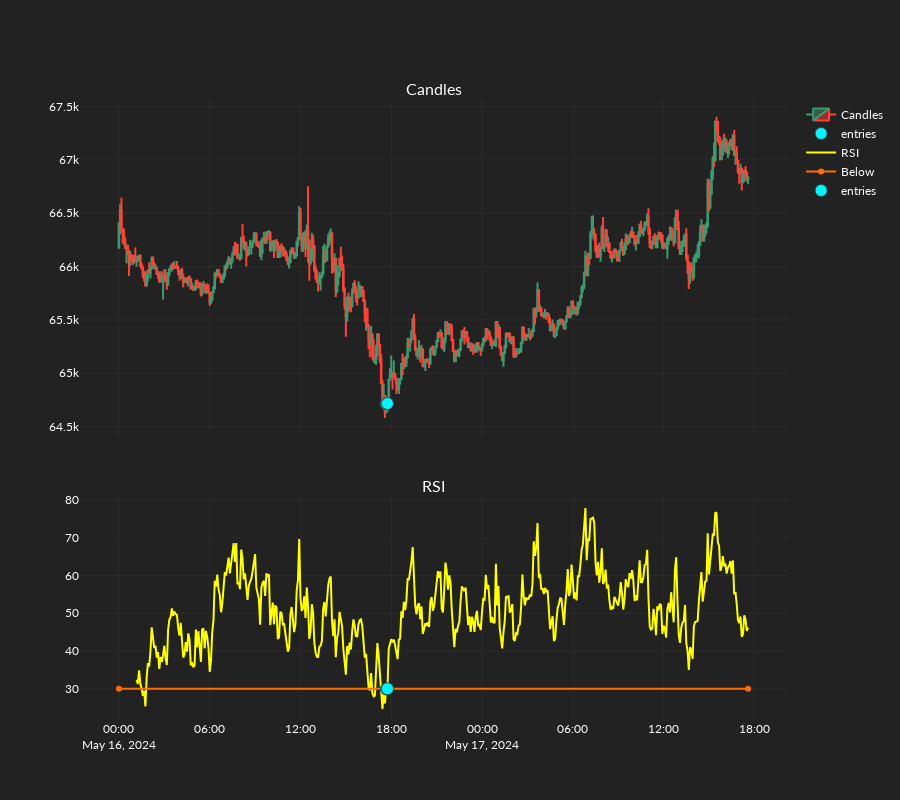

Source (notebook cell):
### Code cell
fig = make_subplots(
    cols=1,
    rows=2,
    shared_xaxes=True,
    subplot_titles=["Candles", "RSI"],
    row_heights=[0.6, 0.4],
    vertical_spacing=0.1,
)

datetimes = candles.candle_open_datetimes
# Candlestick chart for pricing
fig.append_trace(
    Candlestick(
        x=datetimes,
        open=candles.candle_open_prices,
        high=candles.candle_high_prices,
        low=candles.candle_low_prices,
        close=candles.candle_close_prices,
        name="Candles",
    ),
    col=1,
    row=1,
)
fig.append_trace(
    Scatter(
        x=datetimes[signal_indexes],
        y=candles.candle_close_prices[signal_indexes],
        mode="markers",
        name="entries",
        marker=dict(
            size=12,
            symbol="circle",
            color="#00F6FF",
            line=dict(
                width=1,
                color="DarkSlateGrey",
            ),
        ),
    ),
    row=1,
    col=1,
)
fig.append_trace(
    Scatter(
        x=datetimes,
        y=rsi,
        name="RSI",
        line_color="yellow",
    ),
    row=2,
    col=1,
)
fig.append_trace(
    Scatter(
        x=datetimes[[0, -1]],
        y=[30, 30],
        name="Below",
        line_color="#FF6D00",
    ),
    row=2,
    col=1,
)
fig.append_trace(
    Scatter(
        x=datetimes[signal_indexes],
        y=rsi[signal_indexes],
        mode="markers",
        name="entries",
        marker=dict(
            size=12,
            symbol="circle",
            color="#00F6FF",
            line=dict(
                width=1,
                color="DarkSlateGrey",
            ),
        ),
    ),
    row=2,
    col=1,
)
# Update options and show plot
fig.update_layout(height=800, xaxis_rangeslider_visible=False)
fig.show()

### Figure 1 — Plotly figure (JSON) as saved in the notebook; plotly's stock layout.template omitted (floating-point values rounded to 4 significant figures; data arrays with more than 128 entries replaced by an {"elided": "..."} marker saying what was removed)
{"data": [{"close": {"elided": "500 float values"}, "high": {"elided": "500 float values"}, "low": {"elided": "500 float values"}, "name": "Candles", "open": {"elided": "500 float values"}, "type": "candlestick", "x": {"elided": "500 str values"}, "xaxis": "x", "yaxis": "y"}, {"marker": {"color": "#00F6FF", "line": {"color": "DarkSlateGrey", "width": 1}, "size": 12, "symbol": "circle"}, "mode": "markers", "name": "entries", "type": "scatter", "x": ["2024-05-16T17:40:00.000", "2024-05-16T17:45:00.000"], "xaxis": "x", "y": [64715, 64720.0], "yaxis": "y"}, {"line": {"color": "yellow"}, "name": "RSI", "type": "scatter", "x": {"elided": "500 str values"}, "xaxis": "x2", "y": {"elided": "500 float values"}, "yaxis": "y2"}, {"line": {"color": "#FF6D00"}, "name": "Below", "type": "scatter", "x": ["2024-05-16T00:00:00.000", "2024-05-17T17:35:00.000"], "xaxis": "x2", "y": [30, 30], "yaxis": "y2"}, {"marker": {"color": "#00F6FF", "line": {"color": "DarkSlateGrey", "width": 1}, "size": 12, "symbol": "circle"}, "mode": "markers", "name": "entries", "type": "scatter", "x": ["2024-05-16T17:40:00.000", "2024-05-16T17:45:00.000"], "xaxis": "x2", "y": [29.92, 29.99], "yaxis": "y2"}], "layout": {"annotations": [{"font": {"size": 16}, "showarrow": false, "text": "Candles", "x": 0.5, "xanchor": "center", "xref": "paper", "y": 1, "yanchor": "bottom", "yref": "paper"}, {"font": {"size": 16}, "showarrow": false, "text": "RSI", "x": 0.5, "xanchor": "center", "xref": "paper", "y": 0.36, "yanchor": "bottom", "yref": "paper"}], "height": 800, "xaxis": {"anchor": "y", "domain": [0, 1], "matches": "x2", "rangeslider": {"visible": false}, "showticklabels": false}, "xaxis2": {"anchor": "y2", "domain": [0, 1]}, "yaxis": {"anchor": "x", "domain": [0.46, 1]}, "yaxis2": {"anchor": "x2", "domain": [0, 0.36]}}}
